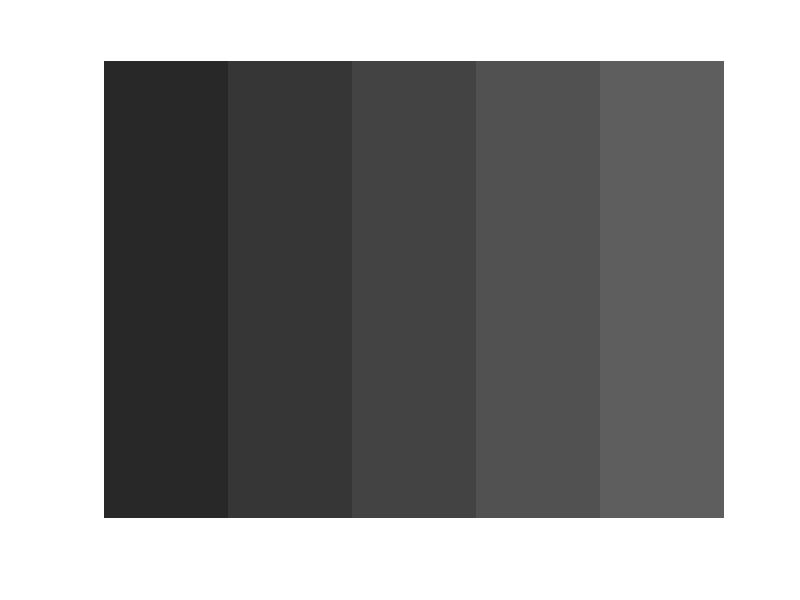

MATLAB code to generate this figure:
close all
clear all


% Create sample 16 bit image.
rows = 3112;
columns = 4216;
ramp = linspace(1, 65535, 20);
pixel_values = linspace(1, 4216, 6);
% grayImage = uint16(repmat(ramp, [rows, 1]));
grayImage = uint16(repmat(ramp, [rows, 1]));
image = zeros(rows, columns, 3); 


image(:,1:pixel_values(2),:) = ramp(4);
image(:,pixel_values(2):pixel_values(3),:) = ramp(5);
image(:,pixel_values(3):pixel_values(4),:) = ramp(6);
image(:,pixel_values(4):pixel_values(5),:) = ramp(7);
image(:,pixel_values(5):pixel_values(6),:) = ramp(8);

img8 = uint8(image / 256);
figure, imshow(img8);

imwrite(img8,'.\images\syntetic_image.tif');